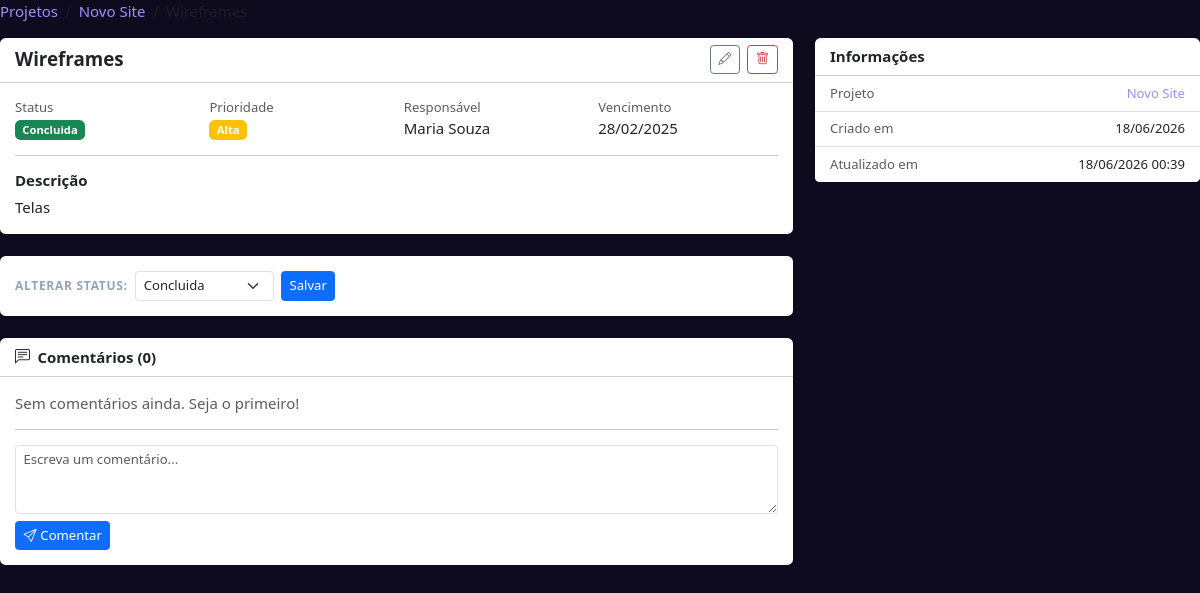
Page /tarefas/1 (signed in) on the committed database.
### tables this page shows
CREATE TABLE tarefas (
    id_tarefa INT UNSIGNED NOT NULL AUTO_INCREMENT,
    titulo VARCHAR(200) NOT NULL,
    descricao TEXT,
    id_projeto INT UNSIGNED NOT NULL,
    id_responsavel INT UNSIGNED,
    data_vencimento DATE,
    status ENUM('pendente','em_andamento','concluida','cancelada') NOT NULL DEFAULT 'pendente',
    prioridade ENUM('baixa','media','alta','critica') NOT NULL DEFAULT 'media',
    created_at TIMESTAMP NOT NULL DEFAULT CURRENT_TIMESTAMP,
    updated_at TIMESTAMP NOT NULL DEFAULT CURRENT_TIMESTAMP ON UPDATE CURRENT_TIMESTAMP,
    PRIMARY KEY (id_tarefa),
    CONSTRAINT fk_tarefa_proj FOREIGN KEY (id_projeto) REFERENCES projetos (id_projeto) ON DELETE CASCADE ON UPDATE CASCADE,
    CONSTRAINT fk_tarefa_resp FOREIGN KEY (id_responsavel) REFERENCES usuarios (id_usuario) ON DELETE SET NULL ON UPDATE CASCADE
);

CREATE TABLE projetos (
    id_projeto INT UNSIGNED NOT NULL AUTO_INCREMENT,
    titulo VARCHAR(200) NOT NULL,
    descricao TEXT,
    data_inicio DATE NOT NULL,
    data_fim DATE,
    status ENUM('planejamento','em_andamento','concluido','cancelado') NOT NULL DEFAULT 'planejamento',
    id_responsavel INT UNSIGNED NOT NULL,
    id_departamento INT UNSIGNED,
    created_at TIMESTAMP NOT NULL DEFAULT CURRENT_TIMESTAMP,
    updated_at TIMESTAMP NOT NULL DEFAULT CURRENT_TIMESTAMP ON UPDATE CURRENT_TIMESTAMP,
    PRIMARY KEY (id_projeto),
    CONSTRAINT fk_projeto_resp FOREIGN KEY (id_responsavel) REFERENCES usuarios (id_usuario) ON DELETE RESTRICT ON UPDATE CASCADE,
    CONSTRAINT fk_projeto_dept FOREIGN KEY (id_departamento) REFERENCES departamentos (id_departamento) ON DELETE SET NULL ON UPDATE CASCADE
);

CREATE TABLE usuarios (
    id_usuario INT UNSIGNED NOT NULL AUTO_INCREMENT,
    nome VARCHAR(150) NOT NULL,
    email VARCHAR(150) NOT NULL,
    senha VARCHAR(255) NOT NULL,
    perfil ENUM('admin','gestor','colaborador') NOT NULL DEFAULT 'colaborador',
    id_departamento INT UNSIGNED,
    id_cargo INT UNSIGNED,
    ativo TINYINT(1) NOT NULL DEFAULT 1,
    created_at TIMESTAMP NOT NULL DEFAULT CURRENT_TIMESTAMP,
    updated_at TIMESTAMP NOT NULL DEFAULT CURRENT_TIMESTAMP ON UPDATE CURRENT_TIMESTAMP,
    PRIMARY KEY (id_usuario),
    UNIQUE KEY uq_usuario_email (email),
    CONSTRAINT fk_usuario_dept FOREIGN KEY (id_departamento) REFERENCES departamentos (id_departamento) ON DELETE SET NULL ON UPDATE CASCADE,
    CONSTRAINT fk_usuario_cargo FOREIGN KEY (id_cargo) REFERENCES cargos (id_cargo) ON DELETE SET NULL ON UPDATE CASCADE
);

### controllers/TarefaController.php (called while the page is built, shortened)
<?php
require_once ROOT_PATH . '/helpers/Auth.php';
require_once ROOT_PATH . '/models/Tarefa.php';
require_once ROOT_PATH . '/models/Comentario.php';
class TarefaController
{
    private Tarefa $model;
    private Comentario $modelComentario;
    public function __construct()
    {
        $this->model            = new Tarefa();
        $this->modelComentario  = new Comentario();
    }
    public function show(int $id): void
    {
        $tarefa = $this->model->buscarPorId($id);
        $comentarios = $this->modelComentario->listarPorTarefa($id);
        $status      = Tarefa::STATUS;
        require ROOT_PATH . '/views/tarefas/show.php';
    }
}

### config/database.php (called while the page is built, shortened)
<?php
class Database {
    private static ?PDO $instance = null;
    public static function getConnection(): PDO {
        if (self::$instance === null) {
            try {
                $dsn = "mysql:host=" . DB_HOST . ";dbname=" . DB_NAME . ";charset=utf8mb4";
                self::$instance = new PDO($dsn, DB_USER, DB_PASS, [
                    PDO::ATTR_ERRMODE => PDO::ERRMODE_EXCEPTION,
                    PDO::ATTR_DEFAULT_FETCH_MODE => PDO::FETCH_ASSOC
                ]);
            } catch (PDOException $e) {
                die("Erro crítico de conexão: " . $e->getMessage());
            }
        }
        return self::$instance;
    }
}

### models/Tarefa.php (called while the page is built, shortened)
<?php
require_once ROOT_PATH . '/config/database.php';
class Tarefa
{
    private PDO $db;
    public function __construct()
    {
        $this->db = Database::getConnection();
    }
    public function buscarPorId(int $id): array|false
    {
        $stmt = $this->db->prepare(
            "SELECT t.*,
                    p.titulo  AS projeto_titulo,
                    p.status  AS projeto_status,
                    u.nome    AS responsavel_nome
             FROM tarefas t
             LEFT JOIN projetos p ON t.id_projeto    = p.id_projeto
             LEFT JOIN usuarios u ON t.id_responsavel = u.id_usuario
             WHERE t.id_tarefa = :id LIMIT 1"
        );
        $stmt->execute([':id' => $id]);
        return $stmt->fetch();
    }
}

### helpers/Auth.php (called while the page is built, shortened)
<?php
require_once ROOT_PATH . '/config/database.php';
class Auth {
    public static function can(string ...$perfis): bool {
        return in_array($_SESSION['usuario']['perfil'] ?? '', $perfis, true);
    }
}

### models/Comentario.php (called while the page is built, shortened)
<?php
require_once ROOT_PATH . '/config/database.php';
class Comentario
{
    private PDO $db;
    public function __construct()
    {
        $this->db = Database::getConnection();
    }
    public function listarPorTarefa(int $idTarefa): array
    {
        $stmt = $this->db->prepare(
            "SELECT c.*, u.nome AS autor_nome, u.perfil AS autor_perfil
             FROM comentarios c
             INNER JOIN usuarios u ON c.id_usuario = u.id_usuario
             WHERE c.id_tarefa = :id_tarefa
             ORDER BY c.created_at ASC"
        );
        $stmt->execute([':id_tarefa' => $idTarefa]);
        return $stmt->fetchAll();
    }
}

### views/tarefas/show.php (the view, shortened to what this page needs)
<?php require_once ROOT_PATH . '/views/layouts/header.php'; ?>
<nav aria-label="breadcrumb" class="mb-3">
  <ol class="breadcrumb">
    <li class="breadcrumb-item"><a href="<?= BASE_URL ?>/projetos">Projetos</a></li>
    <li class="breadcrumb-item"><a href="<?= BASE_URL ?>/projetos/<?= $tarefa['id_projeto'] ?>"><?= htmlspecialchars($tarefa['projeto_titulo']) ?></a></li>
    <li class="breadcrumb-item active"><?= htmlspecialchars($tarefa['titulo']) ?></li>
  </ol>
</nav>
<div class="row g-4">
  <div class="col-lg-8">
    <div class="card border-0 shadow-sm mb-4">
      <div class="card-header bg-transparent d-flex justify-content-between align-items-center">
        <h5 class="mb-0 fw-bold"><?= htmlspecialchars($tarefa['titulo']) ?></h5>
        <?php if (Auth::can('admin', 'gestor') || (int)Auth::user()['id'] === (int)$tarefa['id_responsavel']): ?>
        <div class="d-flex gap-2">
          <a href="<?= BASE_URL ?>/tarefas/<?= $tarefa['id_tarefa'] ?>/editar" class="btn btn-outline-secondary btn-sm"><i class="bi bi-pencil"></i></a>
          <?php if (Auth::can('admin', 'gestor')): ?>
          <form method="POST" action="<?= BASE_URL ?>/tarefas/<?= $tarefa['id_tarefa'] ?>/excluir" onsubmit="return confirm('Excluir esta tarefa?')">
            <button class="btn btn-outline-danger btn-sm"><i class="bi bi-trash"></i></button>
          </form>
          <?php endif; ?>
        </div>
        <?php endif; ?>
      </div>
      <div class="card-body">
        <div class="row g-3 mb-3">
          <div class="col-6 col-md-3">
            <small class="text-muted d-block">Status</small>
            <?php
              $corStatus = match($tarefa['status']) {
                'concluida'    => 'success',
                'em_andamento' => 'primary',
                'cancelada'    => 'secondary',
                default        => 'warning',
              };
            ?>
            <span class="badge bg-<?= $corStatus ?>"><?= ucfirst(str_replace('_',' ',$tarefa['status'])) ?></span>
          </div>
          <div class="col-6 col-md-3">
            <small class="text-muted d-block">Prioridade</small>
            <?php $corPrior = match($tarefa['prioridade']) { 'critica'=>'danger','alta'=>'warning','media'=>'info',default=>'secondary' }; ?>
            <span class="badge bg-<?= $corPrior ?>"><?= ucfirst($tarefa['prioridade']) ?></span>
          </div>
          <div class="col-6 col-md-3">
            <small class="text-muted d-block">Responsável</small>
            <span><?= htmlspecialchars($tarefa['responsavel_nome'] ?? '—') ?></span>
          </div>
          <div class="col-6 col-md-3">
            <small class="text-muted d-block">Vencimento</small>
            <?php if ($tarefa['data_vencimento']): ?>
              <?php $atrasada = $tarefa['data_vencimento'] < date('Y-m-d') && !in_array($tarefa['status'],['concluida','cancelada']); ?>
              <span class="<?= $atrasada ? 'text-danger fw-semibold' : '' ?>">
                <?= date('d/m/Y', strtotime($tarefa['data_vencimento'])) ?>
              </span>
            <?php else: ?>—<?php endif; ?>
          </div>
        </div>
        <?php if ($tarefa['descricao']): ?>
        <hr>
        <h6 class="fw-semibold">Descrição</h6>
        <p class="mb-0"><?= nl2br(htmlspecialchars($tarefa['descricao'])) ?></p>
        <?php endif; ?>
      </div>
    </div>
    <div class="card border-0 shadow-sm mb-4">
      <div class="card-body">
        <form method="POST" action="<?= BASE_URL ?>/tarefas/<?= $tarefa['id_tarefa'] ?>/status" class="d-flex gap-2 align-items-center flex-wrap">
          <label class="form-label mb-0 fw-semibold">Alterar status:</label>
          <select name="status" class="form-select form-select-sm w-auto">
            <?php foreach ($status as $s): ?>
            <option value="<?= $s ?>" <?= $s === $tarefa['status'] ? 'selected' : '' ?>><?= ucfirst(str_replace('_',' ',$s)) ?></option>
            <?php endforeach; ?>
          </select>
          <button class="btn btn-primary btn-sm">Salvar</button>
        </form>
      </div>
    </div>
    <div class="card border-0 shadow-sm">
      <div class="card-header bg-transparent fw-semibold">
        <i class="bi bi-chat-left-text me-2"></i>Comentários (<?= count($comentarios) ?>)
      </div>
      <div class="card-body">
        <?php if (empty($comentarios)): ?>
          <p class="text-muted mb-3">Sem comentários ainda. Seja o primeiro!</p>
        <?php endif; ?>
        <hr>
        <form method="POST" action="<?= BASE_URL ?>/comentarios/<?= $tarefa['id_tarefa'] ?>/novo">
          <div class="mb-2">
            <textarea name="texto" class="form-control form-control-sm" rows="3" placeholder="Escreva um comentário..." required></textarea>
          </div>
          <button class="btn btn-primary btn-sm"><i class="bi bi-send me-1"></i>Comentar</button>
        </form>
      </div>
    </div>
  </div>
  <div class="col-lg-4">
    <div class="card border-0 shadow-sm">
      <div class="card-header bg-transparent fw-semibold">Informações</div>
      <ul class="list-group list-group-flush small">
        <li class="list-group-item d-flex justify-content-between">
          <span class="text-muted">Projeto</span>
          <a href="<?= BASE_URL ?>/projetos/<?= $tarefa['id_projeto'] ?>"><?= htmlspecialchars($tarefa['projeto_titulo']) ?></a>
        </li>
        <li class="list-group-item d-flex justify-content-between">
          <span class="text-muted">Criado em</span>
          <span><?= date('d/m/Y', strtotime($tarefa['created_at'])) ?></span>
        </li>
        <li class="list-group-item d-flex justify-content-between">
          <span class="text-muted">Atualizado em</span>
          <span><?= date('d/m/Y H:i', strtotime($tarefa['updated_at'])) ?></span>
        </li>
      </ul>
    </div>
  </div>
</div>
<?php require_once ROOT_PATH . '/views/layouts/footer.php'; ?>

### public/css/gestiq-dashboard.css (style rules this page uses)
:root { --c-purple: #7C3AED; --c-purple-light: #A78BFA; --c-purple-dark: #5B21B6; --c-magenta: #DB2777; --c-magenta-light: #F472B6; --c-violet: #9333EA; --bg-base: #0f0b1e; --bg-surface: #17112e; --bg-card: #1e1840; --bg-hover: #251e4a; --bg-input: #120e28; --sidebar-w: 260px; --sidebar-bg: #130f27; --sidebar-border: rgba(124,58,237,.15); --t-primary: #f1f0ff; --t-secondary: #94a3b8; --t-muted: #64748b; --t-link: #a78bfa; --c-success: #10B981; --c-warning: #F59E0B; --c-danger: #EF4444; --c-info: #38BDF8; --radius: 12px; --radius-sm: 8px; --radius-lg: 16px; --shadow: 0 4px 24px rgba(0,0,0,.35); --shadow-lg: 0 8px 40px rgba(0,0,0,.5); --trans: .18s ease; }
*, *::before, *::after { box-sizing: border-box; margin: 0; padding: 0; }
html { font-size: 15px; }
body { font-family: 'DM Sans', 'Segoe UI', sans-serif; background: var(--bg-base); color: var(--t-primary); min-height: 100vh; overflow-x: hidden; }
a { color: var(--t-link); text-decoration: none; }
.form-label { font-size: .8rem; font-weight: 600; color: var(--t-secondary); text-transform: uppercase; letter-spacing: .06em; }

### views/layouts/header.php (style rules this page uses)
:root { --brand-color: #1a233a; }

### rows in the picture
tarefas: id_projeto.titulo "Novo Site", titulo "Wireframes", status "Concluida", prioridade "Alta", id_responsavel.nome "Maria Souza", data_vencimento "28/02/2025", descricao "Telas", created_at "18/06/2026", updated_at "18/06/2026 00:39"

### other values in the picture
count($comentarios) "0"
